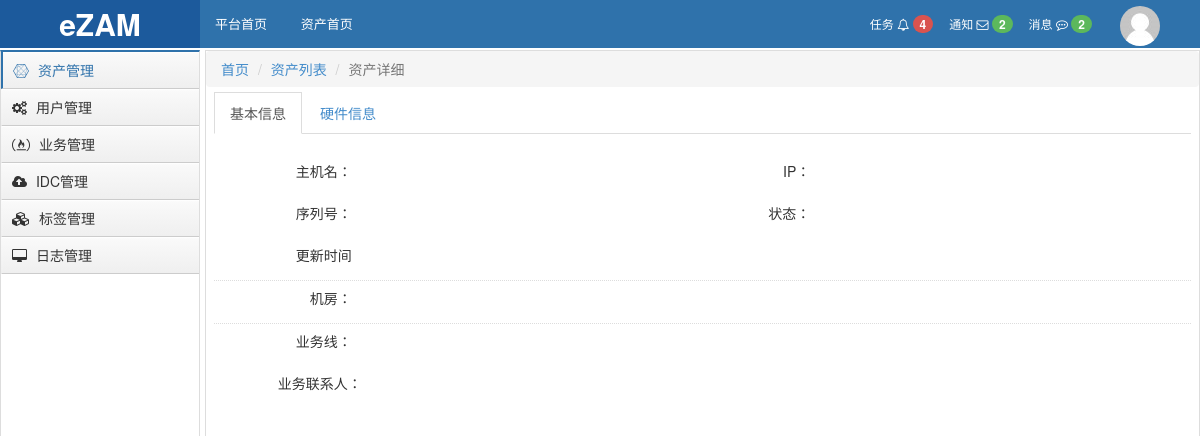
Page /asset-server-17 on the earlier database version.
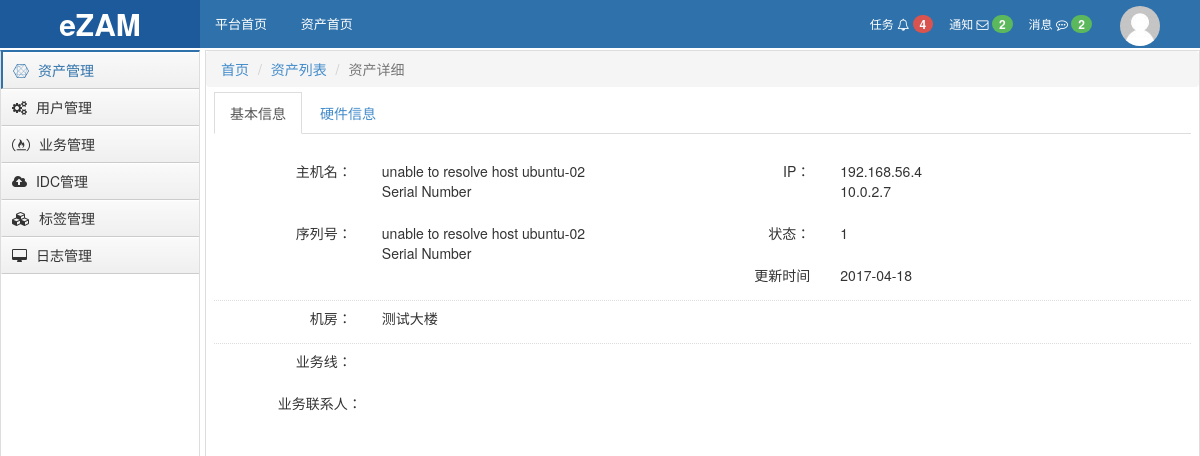
Same page on the later database version.
### assets/models.py (models this page shows, shortened)
class Server(models.Model):
    asset = models.OneToOneField(Asset)
    sub_assset_type_choices = (
        (0, 'PC服务器'),
        (1, '刀片机'),
        (2, '小型机'),
    )
    sub_asset_type = models.SmallIntegerField(choices=sub_assset_type_choices, verbose_name="服务器类型", default=0)
    created_by_choices = (
        ('auto', 'Auto'),
        ('manual', 'Manual'),
    )
    created_by = models.CharField(choices=created_by_choices, max_length=32,
                                  default='auto')  # auto: auto created,   manual:created manually
    hosted_on = models.ForeignKey('self', related_name='hosted_on_server', blank=True, null=True)  # for vitural server
    model = models.CharField(verbose_name=u'型号', max_length=128, null=True, blank=True)
    raid_type = models.CharField(u'raid类型', max_length=512, blank=True, null=True)
    os_type = models.CharField(u'操作系统类型', max_length=64, blank=True, null=True)
    os_distribution = models.CharField(u'发型版本', max_length=64, blank=True, null=True)
    os_release = models.CharField(u'操作系统版本', max_length=64, blank=True, null=True)
    class Meta:
        verbose_name = '服务器'
        verbose_name_plural = "服务器"

class Asset(models.Model):
    name = models.CharField(max_length=64, unique=True)
    asset_type_choices = (
        ('server', u'服务器'),
        ('networkdevice', u'网络设备'),
        ('storagedevice', u'存储设备'),
        ('securitydevice', u'安全设备'),
        ('software', u'软件资产'),
    )
    device_status_choices = (
        (1, '在线'),
        (2, '离线/过期'),
    )
    asset_type = models.CharField(choices=asset_type_choices, max_length=64, default='server')
    device_status_id = models.IntegerField(choices=device_status_choices, default=1)
    business_unit = models.ForeignKey("BusinessUnit", blank=True, null=True, default=1)
    sn = models.CharField(u'资产SN号', max_length=128, unique=True)
    manufactory = models.ForeignKey('Manufactory', verbose_name=u'制造商', null=True, blank=True)
    management_ip = models.GenericIPAddressField(u'管理IP', blank=True, null=True)
    contract = models.ForeignKey('Contract', verbose_name=u'合同', null=True, blank=True)
    trade_date = models.DateField(u'购买时间', null=True, blank=True)
    expire_date = models.DateField(u'过保修期', null=True, blank=True)
    price = models.FloatField(u'价格', null=True, blank=True)
    idc = models.ForeignKey('IDC', verbose_name=u'IDC机房', null=True, blank=True,default=1)
    tags = models.ManyToManyField('Tag', blank=True)
    admin = models.ForeignKey('UserProfile', verbose_name='资产管理员', null=True, blank=True)
    memo = models.TextField(u'备注', null=True, blank=True)
    create_date = models.DateTimeField(blank=True, auto_now_add=True)
    update_date = models.DateTimeField(blank=True, auto_now=True)
    class Meta:
        verbose_name = '资产总表'
        verbose_name_plural = "资产总表"

class NIC(models.Model):
    asset = models.ForeignKey('Asset')
    name = models.CharField(u'网卡名', max_length=64, blank=True, null=True)
    sn = models.CharField(u'SN号', max_length=128, blank=True, null=True)
    model = models.CharField(u'网卡型号', max_length=128, blank=True, null=True)
    macaddress = models.CharField(u'MAC', max_length=64, unique=True)
    ipaddress = models.GenericIPAddressField(u'IP', blank=True, null=True)
    netmask = models.CharField(max_length=64, blank=True, null=True)
    bonding = models.CharField(max_length=64, blank=True, null=True)
    memo = models.CharField(u'备注', max_length=128, blank=True, null=True)
    create_date = models.DateTimeField(blank=True, auto_now_add=True)
    update_date = models.DateTimeField(blank=True, null=True)
    class Meta:
        verbose_name = u'网卡'
        verbose_name_plural = u"网卡"
    auto_create_fields = ['name', 'sn', 'model', 'macaddress', 'ipaddress', 'netmask', 'bonding']

class IDC(models.Model):
    name = models.CharField(u'机房名称', max_length=64, unique=True,default='测试大楼')
    memo = models.CharField(u'备注', max_length=128, blank=True, null=True,default='测试层')
    class Meta:
        verbose_name = '机房'
        verbose_name_plural = "机房"

### assets/views.py (the view)
# urls.py: url(r'^asset-(?P<asset_type>\w+)-(?P<asset_nid>\d+)$', views.AssetDetailView),
def AssetDetailView(request, asset_type, asset_nid):
    response = asset.Asset.assets_detail(asset_type, asset_nid)
    return render(request, 'asset_detail.html', {'response': response, 'device_type_id': asset_type})

### assets/service/asset.py (called while the page is built)
    @staticmethod
    def assets_detail(asset_type, asset_id):
        response = BaseResponse()
        try:
            if asset_type == 'server':
                response.data = models.Server.objects.filter(asset_id=asset_id).select_related('asset').first()
            elif asset_type == 'networkdevice':
                response.data = models.NetworkDevice.objects.filter(asset_id=asset_id).select_related('asset').first()
            elif asset_type == 'securitydevice':
                response.data = models.SecurityDevice.objects.filter(asset_id=asset_id).select_related('asset').first()
        except Exception as e:
            response.status = False
            response.message = str(e)
        return response

### templates/asset_detail.html (shortened to what this page needs)
{% extends 'layout/_layout.html' %}
{% block conent %}
  <ol class="breadcrumb" style="margin-bottom: 0;">
    <li><a href="/cmdb">首页</a></li>
    <li><a href="/asset">资产列表</a></li>
    <li class="active">资产详细</li>
  </ol>
  <div style="padding: 5px 8px;">
    <div>
      <ul class="nav nav-tabs" role="tablist">
        <li role="presentation" class="active"><a class="no-radius" href="#basic" aria-controls="basic" role="tab"
                                                  data-toggle="tab">基本信息</a></li>
        <li role="presentation"><a class="no-radius" href="#hardware" aria-controls="hardware" role="tab"
                                   data-toggle="tab">硬件信息</a></li>
      </ul>
      <div class="tab-content">
        <div role="tabpanel" class="tab-pane active" id="basic">
          {% include 'include/asset_basic.html' %}
        </div>
      </div>
    </div>
  </div>
{% endblock %}

### templates/layout/_layout.html (shortened to what this page needs)
<!DOCTYPE html>
<html>
<head lang="en">
    <link rel="stylesheet" href="/static/plugins/bootstrap/css/bootstrap.css"/>
    <link rel="stylesheet" href="/static/plugins/font-awesome/css/font-awesome.css"/>
    <link rel="stylesheet" href="/static/css/backend.css"/>
    <link rel="stylesheet" href="/static/css/commons.css"/>
</head>
<body>
<div class="pg-header">
    {% include 'include/header_menu.html' %}
</div>
<div class="pg-body">
    <div class="menu">
        <a id="menu_asset" class="menu-item" href="/asset">
            <i class="fa fa-connectdevelop" aria-hidden="true"></i>
            <span>资产管理</span>
        </a>
        <a id="menu_user_profile" class="menu-item" href="/users">
            <i class="fa fa-cogs" aria-hidden="true"></i>
            <span>用户管理</span>
        </a>
        <a class="menu-item" href="#">
            <i class="fa fa-free-code-camp" aria-hidden="true"></i>
            <span>业务管理</span>
        </a>
        <a class="menu-item" href="#">
            <i class="fa fa-cloud-upload" aria-hidden="true"></i>
            <span>IDC管理</span>
        </a>
        <a class="menu-item" href="#">
            <i class="fa fa-cubes" aria-hidden="true"></i>
            <span>标签管理</span>
        </a>
        <a class="menu-item" href="#">
            <i class="fa fa-desktop" aria-hidden="true"></i>
            <span>日志管理</span>
        </a>
    </div>
    <div class="content">
        {% block conent %} {% endblock %}
    </div>
</div>
</body>
</html>

### templates/include/header_menu.html (shortened to what this page needs)
<div class="logo left" style="text-align: center;background-color: #1c5a9c;">
  <a href="#" style="color: #ffffff;font-size:30px;font-weight: bold;text-decoration: none">
    eZAM
  </a>
</div>
<div class="left-menu left">
  <a class="menu-item" href="/index">平台首页</a>
  <a class="menu-item" href="/cmdb">资产首页</a>
</div>
<div class="right-menu right clearfix">
  <div class="user-info right">
    <a href="#" class="avatar">
      <img class="img-circle" src="/static/img/avatar/default.png">
    </a>
  </div>
  <a class="user-menu right">
    消息
    <i class="fa fa-commenting-o" aria-hidden="true"></i>
    <span class="badge bg-success">2</span>
  </a>
  <a class="user-menu right">
    通知
    <i class="fa fa-envelope-o" aria-hidden="true"></i>
    <span class="badge bg-success">2</span>
  </a>
  <a class="user-menu right">
    任务
    <i class="fa fa-bell-o" aria-hidden="true"></i>
    <span class="badge bg-danger">4</span>
  </a>
</div>

### templates/include/asset_basic.html (shortened to what this page needs)
<div class="form-horizontal clearfix" style="margin-top:20px;">
    <div class="form-group col-md-6">
        <div class="col-md-4 control-label">主机名：</div>
        <div class="col-md-7 control-label text-left">{{ response.data.asset.name }}</div>
    </div>
    <div class="form-group col-md-6">
        <div class="col-md-4 control-label">IP：</div>
        <div class="col-md-7 control-label text-left">{% for foo in response.data.asset.nic_set.values %}
          {{ foo.ipaddress }}<br>
        {% endfor %}
        </div>
    </div>
    <div class="form-group col-md-6">
        <div class="col-md-4 control-label">序列号：</div>
        <div class="col-md-7 control-label text-left">{{ response.data.asset.sn }}</div>
    </div>
    <div class="form-group col-md-6">
        <div class="col-md-4 control-label">状态：</div>
        <div class="col-md-7 control-label text-left">{{ response.data.asset.device_status_id }}</div>
    </div>
    <div class="form-group col-md-6">
        <div class="col-md-4 control-label">更新时间</div>
        <div class="col-md-7 control-label text-left">{{ response.data.asset.update_date|date:"Y-m-d" }}</div>
    </div>
    <div class="dotted  col-md-12"></div>
    <div class="form-group col-md-6">
        <div class="col-md-4 control-label">机房：</div>
        <div class="col-md-7 control-label text-left">{{ response.data.asset.idc.name }}</div>
    </div>
    <div class="dotted col-md-12"></div>
    <div class="form-group col-md-6">
        <div class="col-md-4 control-label">业务线：</div>
        <div class="col-md-7 control-label text-left">{{ response.data.asset.business_unit.name }}</div>
    </div>
    <div class="col-md-12">
        <div class="form-group col-md-6">
            <div class="col-md-4 control-label">业务联系人：</div>
            <div class="col-md-8 control-label text-left">
            </div>
        </div>
    </div>
</div>

### static/css/backend.css (style rules this page uses)
.pg-header { min-width: 1190px; height: 48px; background-color: #2F72AB; line-height: 48px; overflow: visible; font-size: 12px; }
.pg-header a { color: #ffffff; text-decoration: none; }
.pg-header .logo { width: 200px; overflow: hidden; height: 48px; }
.pg-header .left-menu { font-size: 13px; }
.pg-header .left-menu .menu-item { display: inline-block; padding: 0 15px; cursor: pointer; position: relative; }
.pg-header .right-menu .user-menu { padding: 0 8px; cursor: pointer; color: #ffffff; }
.pg-header .right-menu .user-menu .bg-success { background-color: #5cb85c !important; color: #ffffff; }
.pg-header .right-menu .user-menu .bg-danger { background-color: #d9534f !important; color: #ffffff; }
.pg-header .right-menu .user-info { padding: 0 30px 0 10px; height: 48px; position: relative; }
.pg-header .right-menu .user-info .avatar { display: inline-block; padding: 0 10px; height: 48px; }
.pg-body { position: absolute; z-index: 90; top:50px; bottom: 0; right: 0; left: 0; min-width: 1190px; }
.pg-body .menu { position: absolute; top: 0; bottom: 0; left: 0; width: 200px; border: 1px solid #dddddd; border-top: 2px solid #2F72AB; }
.pg-body .menu .menu-item { border-left: 1px solid transparent; text-decoration: none; padding: 8px 10px; border-bottom: 1px solid #ccc; color: #333; display: block; background: #efefef; background: -webkit-gradient(linear, left bottom, left top, color-stop(0, #efefef), color-stop(1, #fafafa)); background: -ms-linear-gradient(bottom, #efefef, #fafafa); background: -moz-linear-gradient(center bottom, #efefef 0%, #fafafa 100%); background: -o-linear-gradient(bottom, #efefef, #fafafa); filter: progid:dximagetransform.microsoft.gradient(startColorStr='#e3e3e3', EndColorStr='#ffffff'); -ms-filter: "progid:DXImageTransform.Microsoft.gradient(startColorStr='#fafafa',EndColorStr='#efefef')"; box-shadow: inset 0 1px 1px white; }
.pg-body .menu .menu-item span { margin-left: 5px; }
.pg-body .menu .menu-item.active { color: #2F72AB; border-left: 2px solid #2F72AB; }
.pg-body .content { position: absolute; top: 0; bottom: 0; right: 0; left: 205px; border: 1px solid #dddddd; overflow: scroll; }

### static/css/commons.css (style rules this page uses)
img { border: 0; }
.left { float: left; }
.right { float: right; }
.no-radius { -webkit-border-radius: 0 !important; -moz-border-radius: 0 !important; -o-border-radius: 0 !important; border-radius: 0 !important; -webkit-appearance: none; }

### templates/include/asset_basic.html (style rules this page uses)
.dotted { border-top: 1px dotted #ddd; }
.text-left { text-align: left !important; }

Differences in the rows shown:
added Server: data.asset.name "unable to resolve host ubuntu-02 Serial Number", data.asset.sn "unable to resolve host ubuntu-02 Serial Number", data.asset.device_status_id "1", data.asset.update_date "2017-04-18", data.asset.idc.name "测试大楼"
added NIC: ipaddress "192.168.56.4"
added NIC: ipaddress "10.0.2.7"
